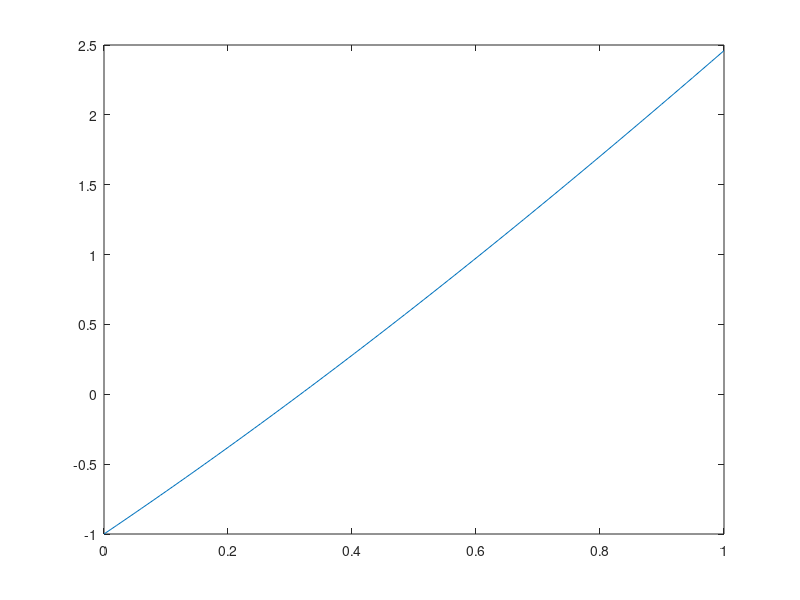

The MATLAB script that drew this image:
clc
x=linspace(0,1,100);
f=@(x) 3.*x-cos(x);
plot(x,f(x))

%ar script palidzibu
clc
f=@(x) 3.*x-cos(x);
eps=0.001;
a=1;
b=2;
i=0;
disp ('   i      x    f(x)')
while abs(a-b)>eps
    c=(a+b)/2;
    if ((f(c)*f(a))<0)
        b=c;
    else
        a=c;
    end
    i=i+1;
    disp([i c f(c)])
end